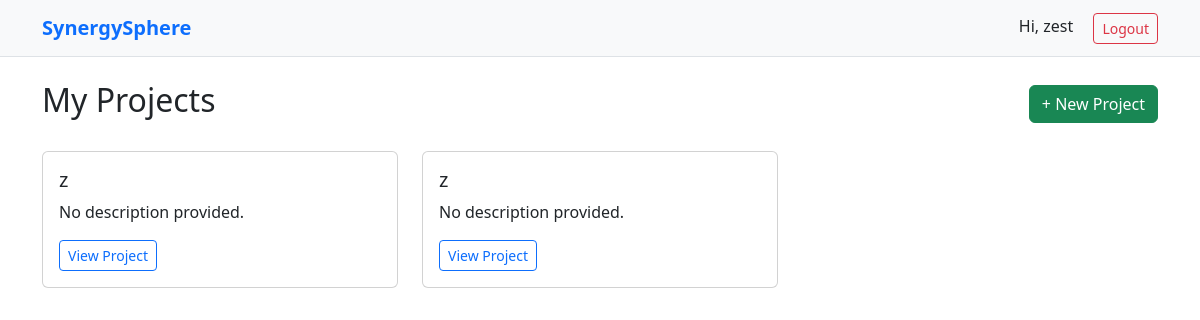
Page /dashboard (signed in) on the earlier database version.
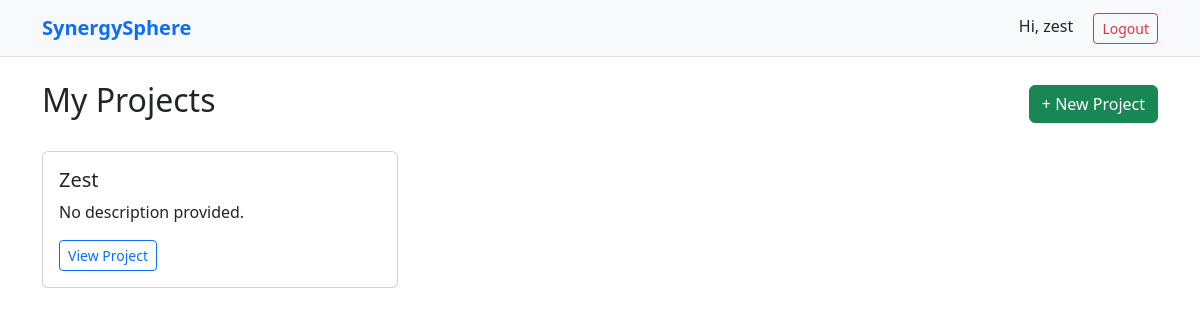
Same page on the later database version.
### app/models.py (models this page shows)
class Project(db.Model):
    id = db.Column(db.Integer, primary_key=True)
    name = db.Column(db.String(150), nullable=False)
    description = db.Column(db.Text)
    tags = db.relationship('Tag', secondary=project_tags, backref='projects')
    project_manager_id = db.Column(db.Integer, db.ForeignKey('user.id'))
    project_manager = db.relationship('User', foreign_keys=[project_manager_id])
    deadline = db.Column(db.Date)
    priority = db.Column(db.String(10))  # e.g. 'low', 'medium', 'high'
    image = db.Column(db.BLOB)  # store file
    owner_id = db.Column(db.Integer, db.ForeignKey('user.id'))
    created_at = db.Column(db.DateTime, default=datetime.utcnow)

### app/routes.py (the view)
@main.route('/dashboard')
@login_required
def dashboard():
    projects = Project.query.filter_by(owner_id=current_user.id).all()
    return render_template('dashboard.html', projects=projects)

### app/routes.py (called while the page is built)
@login_manager.user_loader
def load_user(user_id):
    return User.query.get(int(user_id))

### app/templates/dashboard.html (shortened to what this page needs)
{% extends "base.html" %}
{% block content %}
<div class="d-flex justify-content-between align-items-center mb-4">
    <h2>My Projects</h2>
    <a href="{{ url_for('main.new_project') }}" class="btn btn-success">+ New Project</a>
</div>
<div class="row">
    {% for project in projects %}
    <div class="col-md-4 mb-3">
        <div class="card h-100">
            <div class="card-body">
                <h5 class="card-title">{{ project.name }}</h5>
                <p class="card-text">{{ project.description or "No description provided." }}</p>
                <a href="{{ url_for('main.project_detail', project_id=project.id) }}" class="btn btn-outline-primary btn-sm">View Project</a>
            </div>
        </div>
    </div>
    {% endfor %}
</div>
{% endblock %}

Differences in the rows shown:
removed Project: name "z", description "No description provided."
removed Project: name "z", description "No description provided."
added Project: name "Zest", description "No description provided."
